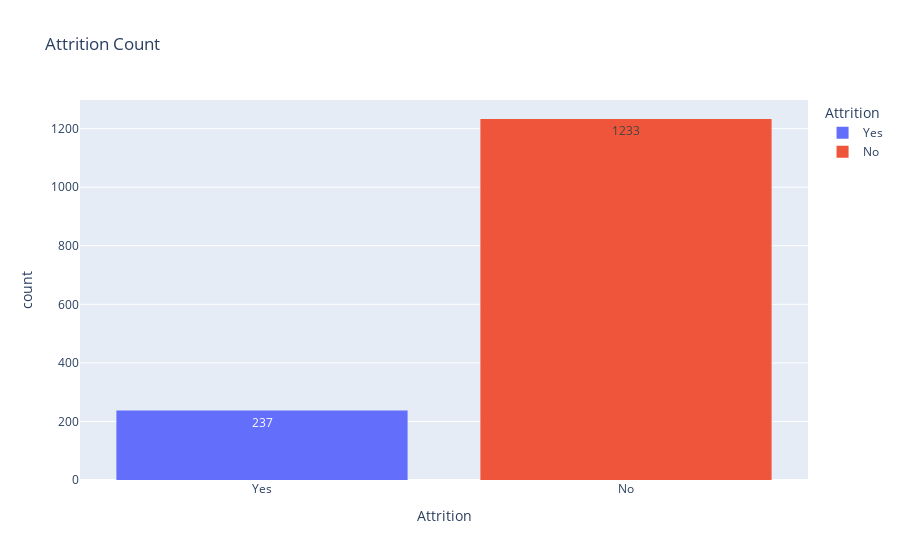

Notebook cell for this chart:
### Markdown cell above
Step 3: Attrition Overview

### Code cell
fig = px.histogram(df, x="Attrition", color="Attrition", title="Attrition Count", text_auto=True)
fig.show()

### Figure 1 — Plotly figure (JSON) as saved in the notebook; plotly's stock layout.template omitted (floating-point values rounded to 4 significant figures; data arrays with more than 128 entries replaced by an {"elided": "..."} marker saying what was removed)
{"data": [{"alignmentgroup": "True", "bingroup": "x", "hovertemplate": "Attrition=%{x}<br>count=%{y}<extra></extra>", "legendgroup": "Yes", "marker": {"color": "#636efa", "pattern": {"shape": ""}}, "name": "Yes", "offsetgroup": "Yes", "orientation": "v", "showlegend": true, "texttemplate": "%{value}", "type": "histogram", "x": {"elided": "237 str values"}, "xaxis": "x", "yaxis": "y"}, {"alignmentgroup": "True", "bingroup": "x", "hovertemplate": "Attrition=%{x}<br>count=%{y}<extra></extra>", "legendgroup": "No", "marker": {"color": "#EF553B", "pattern": {"shape": ""}}, "name": "No", "offsetgroup": "No", "orientation": "v", "showlegend": true, "texttemplate": "%{value}", "type": "histogram", "x": {"elided": "1233 str values"}, "xaxis": "x", "yaxis": "y"}], "layout": {"autosize": true, "barmode": "relative", "legend": {"title": {"text": "Attrition"}, "tracegroupgap": 0}, "title": {"text": "Attrition Count"}, "xaxis": {"anchor": "y", "autorange": true, "categoryarray": ["Yes", "No"], "categoryorder": "array", "domain": [0, 1], "range": [-0.5, 1.5], "title": {"text": "Attrition"}, "type": "category"}, "yaxis": {"anchor": "x", "autorange": true, "domain": [0, 1], "range": [0, 1298.0], "title": {"text": "count"}}}}
